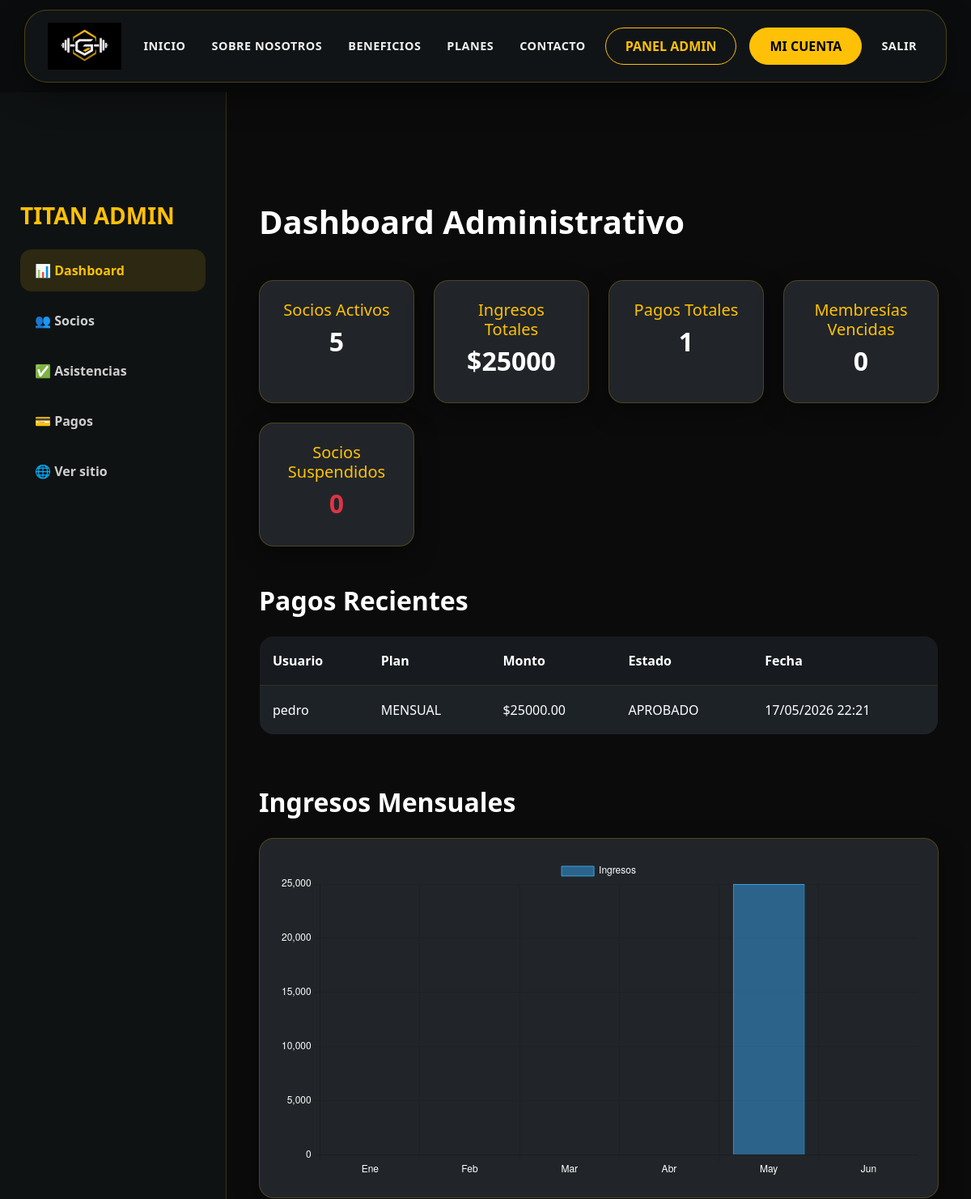
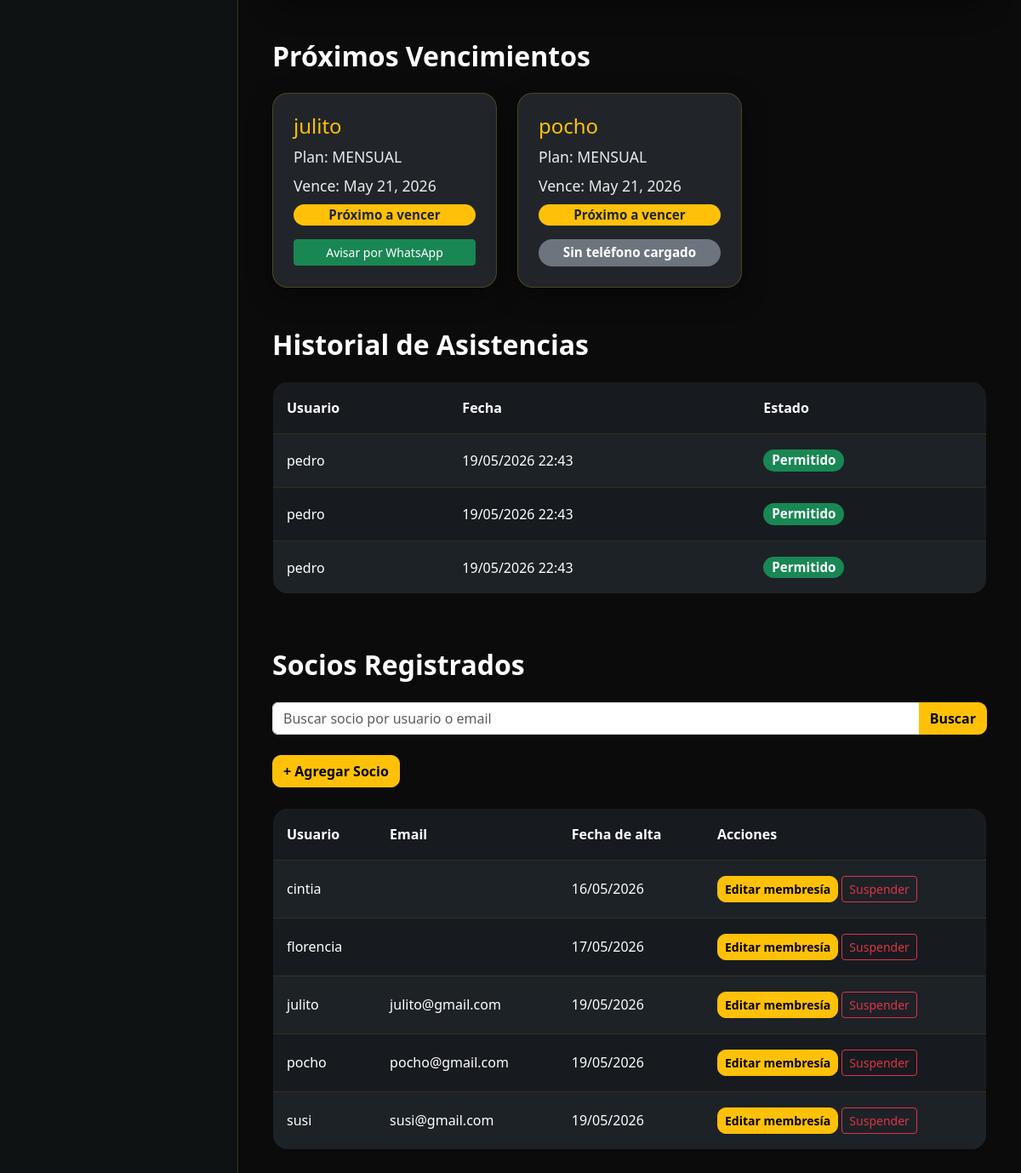
/dashboard-admin/ (signed in), run on the app's committed database (2 pictures, top to bottom).
### core/models.py (models this page shows, shortened)
class Pago(models.Model):
    ESTADOS_PAGO = [
        ("PENDIENTE", "Pendiente"),
        ("APROBADO", "Aprobado"),
        ("RECHAZADO", "Rechazado"),
    ]
    usuario = models.ForeignKey(
        User,
        on_delete=models.CASCADE
    )
    plan = models.CharField(max_length=20)
    monto = models.DecimalField(
        max_digits=10,
        decimal_places=2
    )
    estado = models.CharField(
        max_length=20,
        choices=ESTADOS_PAGO,
        default="PENDIENTE"
    )
    fecha = models.DateTimeField(auto_now_add=True)

class Membresia(models.Model):
    TIPOS_PLAN = [
        ('DIARIO', 'Diario'),
        ('MENSUAL', 'Mensual'),
        ('BIMESTRAL', 'Bimestral'),
        ('TRIMESTRAL', 'Trimestral'),
    ]
    usuario = models.OneToOneField(
        User,
        on_delete=models.CASCADE
    )
    plan = models.CharField(
        max_length=20,
        choices=TIPOS_PLAN
    )
    fecha_inicio = models.DateField()
    fecha_fin = models.DateField()
    activa = models.BooleanField(default=True)

class Asistencia(models.Model):
    usuario = models.ForeignKey(
        User,
        on_delete=models.CASCADE
    )
    fecha = models.DateTimeField(auto_now_add=True)
    estado = models.CharField(
        max_length=20,
        default="PERMITIDO"
    )

### core/views.py (the view)
# urls.py: path("dashboard-admin/", dashboard_admin, name="dashboard_admin"),
@staff_member_required
def dashboard_admin(request):
    total_socios = Membresia.objects.filter(
        activa=True
    ).count()
    ingresos_totales = Pago.objects.filter(
        estado="APROBADO"
    ).aggregate(
        total=Sum("monto")
    )["total"] or 0
    pagos_totales = Pago.objects.count()
    membresias_vencidas = Membresia.objects.filter(
        activa=False
    ).count()
    pagos_recientes = Pago.objects.order_by("-fecha")[:5]
    ingresos_por_mes = (
        Pago.objects.filter(estado="APROBADO")
        .annotate(mes=TruncMonth("fecha"))
        .values("mes")
        .annotate(total=Sum("monto"))
        .order_by("mes")
    )
    labels_grafico = ["Ene", "Feb", "Mar", "Abr", "May", "Jun", ]
    datos_grafico = [0, 0, 0, 0, 0, 0]
    meses = {"January": 0, "February": 1, "March": 2, "April": 3, "May": 4, "June": 5, }
    for item in ingresos_por_mes:
        mes_nombre = item["mes"].strftime("%B")
        if mes_nombre in meses:
            index = meses[mes_nombre]
            datos_grafico[index] = float(item["total"])
    busqueda = request.GET.get("q", "")
    socios = User.objects.filter(is_staff=False)
    if busqueda:
        socios = socios.filter(
            username__icontains=busqueda
        ) | socios.filter(
            email__icontains=busqueda
        )
    socios = socios.order_by("username")
    hoy = timezone.now().date()
    proximos_vencimientos = Membresia.objects.filter(
        fecha_fin__gte=hoy,
        fecha_fin__lte=hoy + timedelta(days=7)
    ).order_by("fecha_fin")
    socios_suspendidos = User.objects.filter(
        is_staff=False,
        is_active=False
    ).count()
    socios_activos = User.objects.filter(
        is_staff=False,
        is_active=True
    ).count()
    asistencias_recientes = Asistencia.objects.order_by(
        "-fecha"
    )[:10]
    context = {
        "total_socios": total_socios,
        "ingresos_totales": ingresos_totales,
        "pagos_totales": pagos_totales,
        "membresias_vencidas": membresias_vencidas,
        "pagos_recientes": pagos_recientes,
        "labels_grafico": json.dumps(labels_grafico),
        "datos_grafico": json.dumps(datos_grafico),
        "socios": socios,
        "busqueda": busqueda,
        "proximos_vencimientos": proximos_vencimientos,
        "socios_suspendidos": socios_suspendidos,
        "socios_activos": socios_activos,
        "asistencias_recientes": asistencias_recientes,
    }
    return render(
        request,
        "core/dashboard_admin.html",
        context
    )

### core/templates/core/dashboard_admin.html (shortened to what this page needs)
{% extends 'core/base.html' %}
{% block content %}
<section class="admin-layout text-white">
    <aside class="admin-sidebar">
        <h3 class="text-warning fw-bold mb-4">
            TITAN ADMIN
        </h3>
        <a href="{% url 'dashboard_admin' %}" class="admin-link active">
            📊 Dashboard
        </a>
        <a href="#socios" class="admin-link">
            👥 Socios
        </a>
        <a href="#asistencias" class="admin-link">
            ✅ Asistencias
        </a>
        <a href="#pagos" class="admin-link">
            💳 Pagos
        </a>
        <a href="{% url 'inicio' %}" class="admin-link">
            🌐 Ver sitio
        </a>
    </aside>
    <main class="admin-content">
    <h1 class="fw-bold mb-5">
        Dashboard Administrativo
    </h1>
    <div class="row g-4">
        <div class="col-md-3">
            <div class="card bg-dark p-4 text-center h-100 dashboard-card">
                <h5 class="text-warning">Socios Activos</h5>
                <h2 class="fw-bold">{{ total_socios }}</h2>
            </div>
        </div>
        <div class="col-md-3">
            <div class="card bg-dark p-4 text-center h-100 dashboard-card">
                <h5 class="text-warning">Ingresos Totales</h5>
                <h2 class="fw-bold">${{ ingresos_totales }}</h2>
            </div>
        </div>
        <div class="col-md-3">
            <div class="card bg-dark p-4 text-center h-100 dashboard-card">
                <h5 class="text-warning">Pagos Totales</h5>
                <h2 class="fw-bold">{{ pagos_totales }}</h2>
            </div>
        </div>
        <div class="col-md-3">
            <div class="card bg-dark p-4 text-center h-100 dashboard-card">
                <h5 class="text-warning">Membresías Vencidas</h5>
                <h2 class="fw-bold">{{ membresias_vencidas }}</h2>
            </div>
        </div>
        <div class="col-md-3">
            <div class="card bg-dark p-4 text-center h-100 dashboard-card">
                <h5 class="text-warning">Socios Suspendidos</h5>
                <h2 class="fw-bold text-danger">{{ socios_suspendidos }}</h2>
            </div>
        </div>
    </div>
    <div id="pagos" class="mt-5">
        <h2 class="fw-bold mb-4">Pagos Recientes</h2>
        <div class="table-responsive">
            <table class="table table-dark table-striped align-middle">
                <thead>
                <tr>
                    <th>Usuario</th>
                    <th>Plan</th>
                    <th>Monto</th>
                    <th>Estado</th>
                    <th>Fecha</th>
                </tr>
                </thead>
                <tbody>
                {% for pago in pagos_recientes %}
                    <tr>
                        <td>{{ pago.usuario.username }}</td>
                        <td>{{ pago.plan }}</td>
                        <td>${{ pago.monto }}</td>
                        <td>{{ pago.estado }}</td>
                        <td>{{ pago.fecha|date:"d/m/Y H:i" }}</td>
                    </tr>
                {% empty %}
                    <tr>
                        <td colspan="5" class="text-center">
                            Todavía no hay pagos registrados.
                        </td>
                    </tr>
                {% endfor %}
                </tbody>
            </table>
        </div>
    </div>
    <div class="mt-5">
        <h2 class="fw-bold mb-4">Ingresos Mensuales</h2>
        <div class="card bg-dark p-4 dashboard-card">
            <canvas id="graficoIngresos"></canvas>
        </div>
    </div>
    <div class="mt-5 mb-5">
        <h2 class="fw-bold mb-4">Próximos Vencimientos</h2>
        <div class="row g-4">
            {% for membresia in proximos_vencimientos %}
                <div class="col-md-4">
                    <div class="card bg-dark p-4 h-100 dashboard-card">
                        <h4 class="text-warning">
                            {{ membresia.usuario.username }}
                        </h4>
                        <p class="mb-2">
                            Plan: {{ membresia.plan }}
                        </p>
                        <p class="mb-2">
                            Vence: {{ membresia.fecha_fin }}
                        </p>
                        <span class="badge bg-warning text-dark">
                            Próximo a vencer
                        </span>
                        {% if membresia.usuario.perfil.telefono %}
                        <a href="https://wa.me/549{{ membresia.usuario.perfil.telefono }}?text={% firstof 'Hola' %}%20{{ membresia.usuario.username }}%20Tu%20membresia%20en%20Titan%20Gym%20vence%20el%20{{ membresia.fecha_fin|date:'d/m/Y' }}.%20Podes%20renovarla%20desde%20la%20web."
                           target="_blank"
                           class="btn btn-success btn-sm mt-3 w-100">
                            Avisar por WhatsApp
                        </a>
                        {% else %}
                        <span class="badge bg-secondary mt-3 w-100 py-2">
                            Sin teléfono cargado
                        </span>
                        {% endif %}
                    </div>
                </div>
            {% empty %}
                <div class="col-12">
                    <div class="alert alert-success">
                        No hay membresías próximas a vencer.
                    </div>
                </div>
            {% endfor %}
        </div>
    </div>
    <div id="asistencias" class="mt-5">
        <h2 class="fw-bold mb-4">
            Historial de Asistencias
        </h2>
        <div class="table-responsive"
             style="
                max-height: 400px;
                overflow-y: auto;
             ">
            <table class="table table-dark table-striped align-middle">
                <thead>
                    <tr>
                        <th>Usuario</th>
                        <th>Fecha</th>
                        <th>Estado</th>
                    </tr>
                </thead>
                <tbody>
                    {% for asistencia in asistencias_recientes %}
                        <tr>
                            <td>
                                {{ asistencia.usuario.username }}
                            </td>
                            <td>
                                {{ asistencia.fecha|date:"d/m/Y H:i" }}
                            </td>
                            <td>
                                {% if asistencia.estado == "PERMITIDO" %}
                                    <span class="badge bg-success">
                                        Permitido
                                    </span>
                                {% else %}
                                    <span class="badge bg-danger">
                                        Denegado
                                    </span>
                                {% endif %}
                            </td>
                        </tr>
                    {% empty %}
                        <tr>
                            <td colspan="3" class="text-center">
                                Todavía no hay asistencias registradas.
                            </td>
                        </tr>
                    {% endfor %}
                </tbody>
            </table>
        </div>
    </div>
    <div id="socios" class="mt-5">
        <h2 class="fw-bold mb-4">
            Socios Registrados
        </h2>
        <form method="GET" class="mb-4">
            <div class="input-group">
                <input type="text"
                       name="q"
                       class="form-control"
                       placeholder="Buscar socio por usuario o email"
                       value="{{ busqueda }}">
                <button class="btn btn-warning">
                    Buscar
                </button>
            </div>
        </form>
        <a href="{% url 'crear_socio' %}" class="btn btn-warning mb-4">
            + Agregar Socio
        </a>
        <div class="table-responsive">
            <table class="table table-dark table-striped align-middle">
                <thead>
                <tr>
                    <th>Usuario</th>
                    <th>Email</th>
                    <th>Fecha de alta</th>
                    <th>Acciones</th>
                </tr>
                </thead>
                <tbody>
                {% for socio in socios %}
                    <tr>
                        <td>{{ socio.username }}</td>
                        <td>{{ socio.email }}</td>
                        <td>{{ socio.date_joined|date:"d/m/Y" }}</td>
                        <td>
                            <a href="{% url 'editar_membresia' socio.id %}"
                               class="btn btn-sm btn-warning">
                                Editar membresía
                            </a>
                            {% if socio.is_active %}
                                <a href="{% url 'suspender_socio' socio.id %}"
                                   class="btn btn-sm btn-outline-danger">
                                    Suspender
                                </a>
                            {% else %}
                                <a href="{% url 'reactivar_socio' socio.id %}"
                                   class="btn btn-sm btn-outline-success">
                                    Reactivar
                                </a>
                            {% endif %}
                        </td>
                    </tr>
                {% empty %}
                    <tr>
                        <td colspan="4" class="text-center">
                            Todavía no hay socios registrados.
                        </td>
                    </tr>
                {% endfor %}
                </tbody>
            </table>
        </div>
    </div>
    </main>
</section>
<script>
    const ctx = document.getElementById('graficoIngresos');
    new Chart(ctx, {
        type: 'bar',
        data: {
            labels: {{ labels_grafico|safe }},
            datasets: [{
                label: 'Ingresos',
                data: {{ datos_grafico|safe }},
                borderWidth: 1
            }]
        },
        options: {
            responsive: true,
            plugins: {
                legend: {
                    labels: {
                        color: 'white'
                    }
                }
            },
            scales: {
                x: {
                    ticks: {
                        color: 'white'
                    }
                },
                y: {
                    ticks: {
                        color: 'white'
                    }
                }
            }
        }
    });
</script>
{% endblock %}

### data on the page
Pago: usuario.username "pedro", plan "MENSUAL", monto "25000.00", estado "APROBADO", fecha "17/05/2026 22:21"
Membresia: usuario.username "julito", plan "MENSUAL", fecha_fin "May 21, 2026"
Membresia: usuario.username "pocho", plan "MENSUAL", fecha_fin "May 21, 2026", shows "Sin teléfono cargado"
Asistencia: usuario.username "pedro", fecha "19/05/2026 22:43", estado "Permitido"
Asistencia: usuario.username "pedro", fecha "19/05/2026 22:43", estado "Permitido"
Asistencia: usuario.username "pedro", fecha "19/05/2026 22:43", estado "Permitido"

### other printed values
{{ total_socios }} "5"
{{ ingresos_totales }} "25000"
{{ pagos_totales }} "1"
{{ membresias_vencidas }} "0"
{{ socios_suspendidos }} "0"
{{ socio.username }} "cintia"
{{ socio.date_joined|date:"d/m/Y" }} "16/05/2026"
{{ socio.username }} "florencia"
{{ socio.date_joined|date:"d/m/Y" }} "17/05/2026"
{{ socio.username }} "julito"
{{ socio.email }} "julito@gmail.com"
{{ socio.date_joined|date:"d/m/Y" }} "19/05/2026"
{{ socio.username }} "pocho"
{{ socio.email }} "pocho@gmail.com"
{{ socio.username }} "susi"
